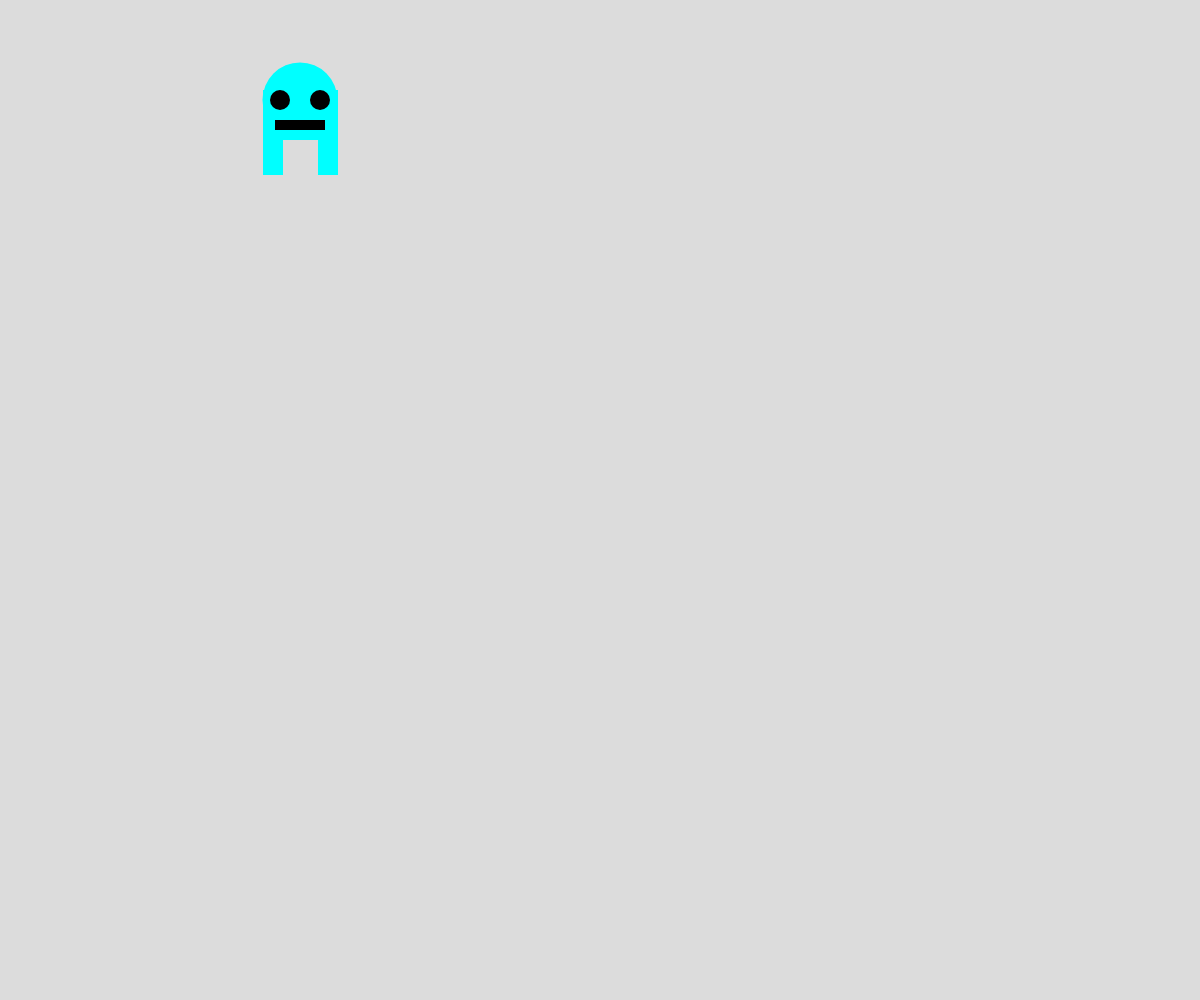
Frame 1 (no input)
Frame 60 (no input): identical to frame 1, image omitted
Frame 120 (the mouse pressed at the canvas centre since frame 60): identical to frame 1, image omitted

The p5.js sketch that drew this single still picture (run headless with seeded random() and noise() and a simulated clock; from frame 60 on, the mouse is pressed at the canvas centre):

// p5.js sketch
// ── sketch.js
// drawing challenge
// jordan
// 9/13/24




function setup() {
  createCanvas(windowWidth, windowHeight);

}

  function draw() {
    background(220);
    fill("cyan")
    noStroke()
    circle(300, 100, 75);
    rect(263, 90, 75,50);
    rect(263, 90, 20,85)
    rect(318, 90, 20, 85)
    fill("black")
    circle(280, 100,20)
    circle(320, 100,20)
    rect(275, 120, 50,10)

}
